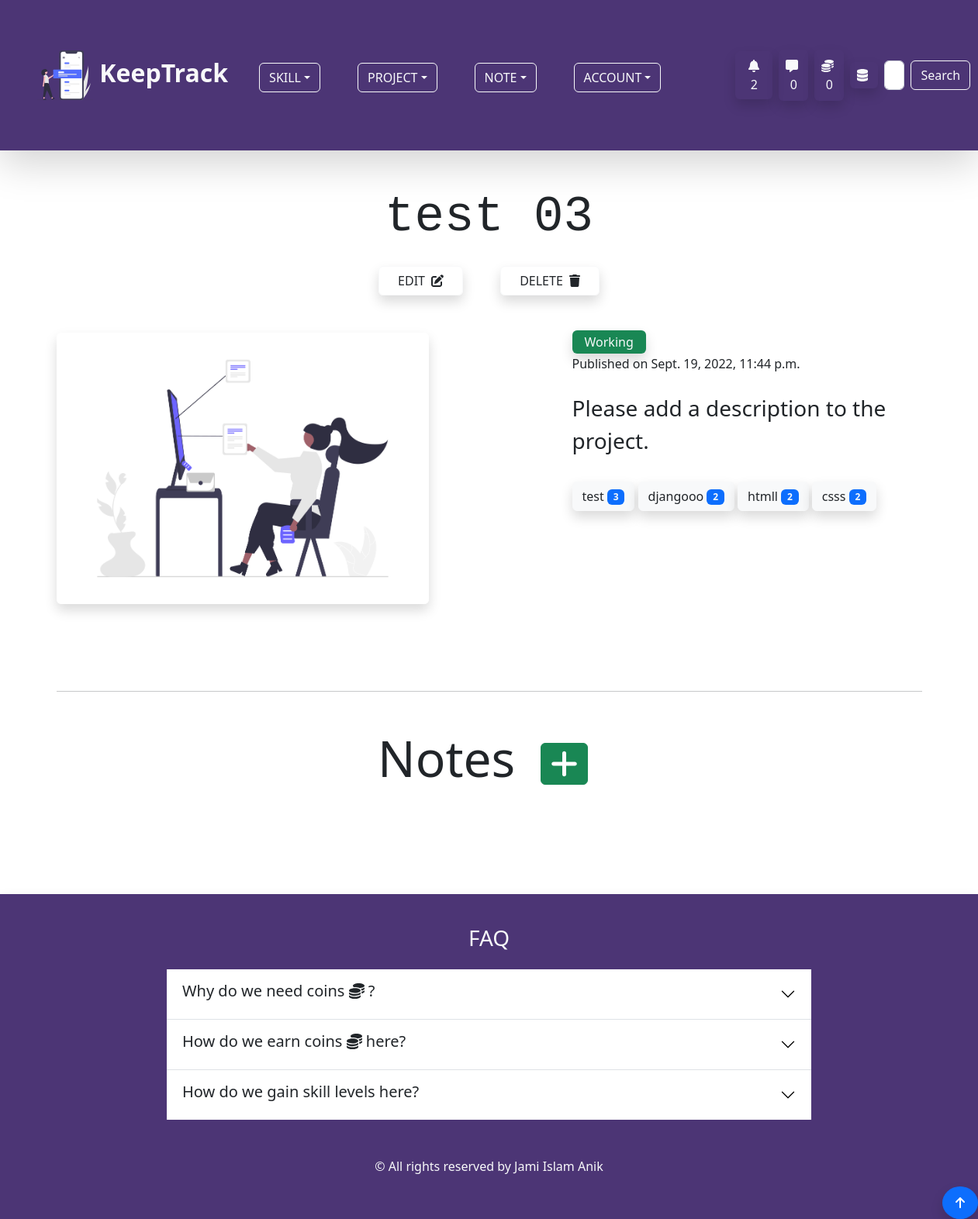
The page /project/single-project/18/ (signed in) on the database its author committed.
### account/models.py (models this page shows, shortened)
class Profile(models.Model):
    user = models.OneToOneField(User,on_delete=models.CASCADE,null=True,blank=True)
    profile_image = models.ImageField(null=True,blank=True,upload_to='keeptrack/images/',default = 'keeptrack/default_images/default_profile_i2ejjp.png')
    username = models.CharField(max_length=255)
    first_name = models.CharField(max_length=255,null=True,blank=True)
    last_name = models.CharField(max_length=255,null=True,blank=True)
    bio = models.TextField(max_length=1000,blank=True,null=True)
    email = models.EmailField(max_length=255,blank=True,null=True)
    portfolio_site = models.URLField(max_length=500,blank=True,null=True)
    facebook = models.URLField(max_length=2000,blank=True,null=True)
    linkedin = models.URLField(max_length=2000,blank=True,null=True)
    youtube = models.URLField(max_length=2000,blank=True,null=True)
    coin = models.IntegerField(default=100,null=True,blank=True)

class Inbox(models.Model):
    owner = models.OneToOneField(Profile, on_delete=models.CASCADE)
    created_at = models.DateTimeField(auto_now_add=True)

### project/models.py (models this page shows, shortened)
class Project(models.Model):
    owner = models.ForeignKey(Profile, on_delete=models.CASCADE,null=True,blank=True)
    skill = GenericRelation(SkillObj)
    note = GenericRelation(Note)
    title = models.CharField(max_length = 255)
    description = models.TextField(max_length=500, null=True, blank=True)
    created_at = models.DateTimeField(auto_now_add=True)
    updated_at = models.DateTimeField(auto_now = True)
    live_link = models.URLField(blank=True, null=True, max_length=500)
    code_link = models.URLField(blank=True, null=True, max_length=500)
    project_state = models.BooleanField(default=False)
    project_image = models.ImageField(null=True, blank =True, upload_to='keeptrack/images/')
    class Meta:
        ordering = ['-created_at']

### skill/models.py (models this page shows, shortened)
class SkillObj(models.Model):
    content_type = models.ForeignKey(ContentType, null=True, on_delete=models.CASCADE)
    object_id = models.IntegerField()
    content_object = GenericForeignKey()
    skill = models.ForeignKey(Skill, on_delete=models.CASCADE)
    created_at = models.DateTimeField(auto_now_add=True)

class Skill(models.Model):
    SKILL_TYPE_CHOICES = (
        ('Programming Language','Programming Language'),
        ('Database','Database'),
        ('Hosting Platform','Hosting Platform'),
        ('Coding Utility','Coding Utility'),
        ('Frontend Framework','Frontend Framework'),
        ('Backend Framework','Backend Framework'),
        ('Machine Learning Tool','Machine Learning Tool'),
        ('Data Science Tool','Data Science Tool'),
        ('Artificial Intelligence Tool','Artificial Intelligence Tool')
    )
    skill_type = models.CharField(max_length=200,choices=SKILL_TYPE_CHOICES,null=True,blank=True)
    note = GenericRelation(Note)
    owner = models.ForeignKey(Profile, on_delete=models.CASCADE,null=True,blank=True,default="Coding Utility")
    title = models.CharField(max_length=255)
    description = models.TextField(max_length=500,null=True,blank=True)
    skill_level = models.IntegerField(default=1)
    current_point = models.IntegerField(default=0)
    learning = models.BooleanField(default=True)
    started_learning = models.DateField(null=True,blank=True,auto_now_add=True)
    class Meta:
        ordering = ['-skill_level','-current_point']

### project/views.py (the view)
# urls.py: path('single-project/<str:pk>/',views.single_project_page,name='single-project-page'),
@login_required(login_url='login-page')
def single_project_page(request,pk):
    project = Project.objects.get(pk=pk)
    if request.method == 'POST' and project.owner == request.user.profile:
        project.delete()
        messages.success(request, f"Your project {project.title} has been deleted.")
        return redirect('project-page')
    context = {
        'project':project,
    }
    return render(request,'project/single_project_page.html',context)

### project/templates/project/single_project_page.html (shortened to what this page needs)
{% extends 'base.html' %} {% load static %} {% block content %}
{% load static %}
<div class="container">
    <h3 class="display-3 text-center my-2 pb-3 font-monospace">{{ project.title }}</h3>
    {% if project.owner == user.profile %}
    <div class="d-flex align-items-center justify-content-center pb-5">
        <a href="{% url 'project-form-page-update' %}?page=update&id={{project.id}}"
            class="btn btn-outline-light px-4 mx-4 shadow text-dark">EDIT
            <span class="ps-1"><i class="fas fa-edit"></i></span>
        </a>
        <button class="btn btn-outline-light px-4 mx-4 shadow text-dark" data-bs-toggle="modal"
            data-bs-target="#modalVertical">DELETE
            <span class="ps-1"><i class="fas fa-trash"></i></span>
        </button>
    </div>
    {% endif %}
    <div class="row">
        <div class="col col-12 col-md-7">
            {% if project.project_image %}
            <img src="{{ project.project_image.url }}" class="img-fluid w-75 shadow rounded" id="project-image-h"
                alt="Project Image" />
            {% else %}
            <img src="{% static 'images/default_project.png' %}" class="img-fluid w-75 w-md-75 shadow rounded"
                id="project-image-h" alt="Project Image" />
            {% endif %}
            <div class="row py-4 my-4">
            </div>
        </div>
        <div class="col col-12 col-md-5">
            {% if project.project_state %}
            <span class="bg-success px-3 py-1 rounded shadow text-light">Completed</span>
            {% else %}
            <span class="bg-success  px-3 py-1 rounded shadow text-light">Working</span>
            {% endif %}
            <p class="my-1">Published on {{ project.created_at }}</p>
            {% if project.description %}
            <p class="lead fs-3 my-4">{{ project.description }}</p>
            {% else %}
            <p class="lead fs-3 my-4">Please add a description to the project.</p>
            {% endif %}
            {% for skill in project.skill.all %}
            <a href="{% url 'single-skill-page' skill.skill.id %}" class="btn btn-light text-dark shadow my-2">
                {{ skill.skill.title }}
                <span class="badge bg-primary text-light">{{ skill.skill.skill_level }}</span>
            </a>
            {% endfor %}
        </div>
    </div>
    {% if project.owner == user.profile %}
    <hr>
    <div class="my-5 rounded">
        <h3 class="display-3 text-center mb-4">Notes
            <a href="{% url 'note-form-page' project.id %}?object=project" class="mx-3 btn btn-success fs-5"><i
                    class="fas fa-plus fa-2xl"></i></a>
        </h3>
    </div>
    {% endif %}
</div>
{% endblock %}

### templates/navbar.html (shortened to what this page needs)
{% load static %}
<nav class="navbar navbar-expand-lg navbar-light mb-5 shadow-lg" id="custom-bg">
  <div class="container-fluid p-3 p-md-5">
    <a class="navbar-brand fs-2 text-light fw-bold" href="{% url 'home-page' %}">
      <img src="{% static 'svg/navicon.svg' %}" alt="icon" class=" bg-transparent"
        width="72" height="72">
      KeepTrack
    </a>
    <div class="collapse navbar-collapse" id="navbarSupportedContent">
      <ul class="navbar-nav me-auto mb-2 mb-lg-0 px-4 fs-3">
        {% if user.is_authenticated %}
        <li class="nav-item dropdown me-5 mb-3 mb-md-0">
          <button class="btn btn-outline-light dropdown-toggle text-uppercase" id="navbarWithDropdown"
            data-bs-toggle="dropdown" role="button" aria-expanded="false">Skill</button>
        </li>
        <li class="nav-item dropdown me-5 mb-3 mb-md-0">
          <button class="btn btn-outline-light dropdown-toggle text-uppercase" id="navbarWithDropdown"
            data-bs-toggle="dropdown" role="button" aria-expanded="false">Project</button>
        </li>
        <li class="nav-item dropdown me-5 mb-3 mb-md-0">
          <button class="btn btn-outline-light dropdown-toggle text-uppercase" id="navbarWithDropdown"
            data-bs-toggle="dropdown" role="button" aria-expanded="false">Note</button>
        </li>
        {% endif %}
        <li class="nav-item dropdown me-5 mb-3 mb-md-0">
          <button class="btn btn-outline-light dropdown-toggle text-uppercase" id="navbarWithDropdown"
            data-bs-toggle="dropdown" role="button" aria-expanded="false">Account</button>
        </li>
      </ul>
      {% if user.is_authenticated %}
      <button class="btn ms-4 me-2 shadow text-light" data-bs-toggle="modal"
                    data-bs-target="#notificationModal"><span class="ps-1"><i class="fas fa-bell fa-bounce pe-1"></i>
                      {{ user.profile.notification_set.count }}
                    </span>
                </button>
      <a href="{% url 'inbox-page' %}" class="btn text-light p-2 me-2 shadow rounded my-2"><i class="fas fa-message fa-bounce pe-1"></i>{{ user.profile.inbox.message_set.count }} </a>
      <a href="{% url 'note-page' %}" class="btn text-light p-2 me-2 shadow rounded my-2"><i class="fas fa-coins fa-bounce pe-1"></i>{{ user.profile.coin }} </a>
      {% if user.is_superuser %}
      <a href="{% url 'dashboard' %}" class="btn text-light p-1 px-2 me-2 shadow rounded my-2"><i class="fas fa-database fa-bounce pe-1"></i></a>
      {% endif %}
      {% endif %}
      <form class="d-flex my-2" method="POST" action="{% url 'home-page' %}">
        <input class="form-control me-2" type="search" placeholder="Search Users by username..." aria-label="Search" name="searched">
        <button class="btn btn-outline-light" type="submit">Search</button>
      </form>
    </div>
  </div>
</nav>

### static/css/app.css (style rules this page uses)
#custom-bg { background-color: #4C3575; }
#project-image-h { height: 350px; }

### rows shown on the page
Project: title "test 03", created_at "Sept. 19, 2022, 11:44 p.m."
SkillObj: skill "test", skill.skill_level "3"
SkillObj: skill "djangooo", skill.skill_level "2"
SkillObj: skill "htmll", skill.skill_level "2"
SkillObj: skill "csss", skill.skill_level "2"

### other values the page prints
{{ user.profile.notification_set.count }} "2"
{{ user.profile.inbox.message_set.count }} "0"
{{ user.profile.coin }} "0"
